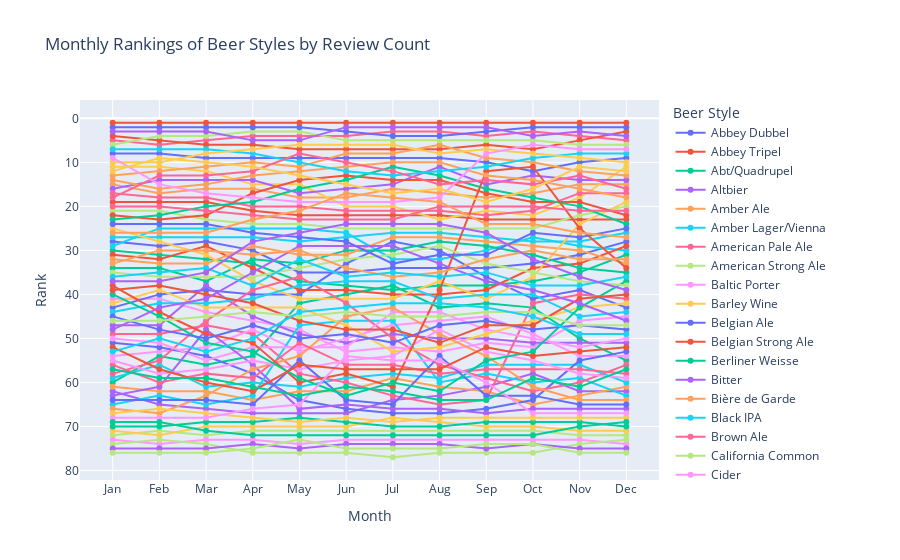

Notebook code cell kept with this figure:
### Code cell
# Create a Plotly figure
fig = go.Figure()

# Plot each beer style's rank over the months, with hover information
for style in beer_style_ranking.index:
    x = beer_style_ranking.columns  # Months
    y = beer_style_ranking.loc[style]  # Ranks for this style
    fig.add_trace(go.Scatter(
        x=x,  
        y=y,  
        mode='lines+markers',
        name=style,
        hovertemplate=f'{style}'
    ))

# Reverse y-axis so that rank 1 is at the top
fig.update_yaxes(autorange='reversed', title='Rank')

# Set up x-axis with month names
fig.update_xaxes(title='Month', tickvals=list(range(1, 13)),
                 ticktext=['Jan', 'Feb', 'Mar', 'Apr', 'May', 'Jun', 'Jul', 'Aug', 'Sep', 'Oct', 'Nov', 'Dec'])

# Add title and adjust layout
fig.update_layout(
    title='Monthly Rankings of Beer Styles by Review Count',
    legend_title='Beer Style',
    hovermode='closest' 
)

# Show the plot
fig.show()

### Figure 1 — Plotly figure (JSON) as saved in the notebook; plotly's stock layout.template omitted (floating-point values rounded to 4 significant figures)
{"data": [{"hovertemplate": "Abbey Dubbel", "mode": "lines+markers", "name": "Abbey Dubbel", "type": "scatter", "x": [1, 2, 3, 4, 5, 6, 7, 8, 9, 10, 11, 12], "y": [28, 29, 28, 30, 35, 35, 34, 34, 34, 33, 31, 28]}, {"hovertemplate": "Abbey Tripel", "mode": "lines+markers", "name": "Abbey Tripel", "type": "scatter", "x": [1, 2, 3, 4, 5, 6, 7, 8, 9, 10, 11, 12], "y": [19, 19, 19, 21, 22, 22, 22, 22, 23, 23, 23, 23]}, {"hovertemplate": "Abt/Quadrupel", "mode": "lines+markers", "name": "Abt/Quadrupel", "type": "scatter", "x": [1, 2, 3, 4, 5, 6, 7, 8, 9, 10, 11, 12], "y": [30, 31, 32, 33, 37, 38, 39, 38, 38, 37, 35, 31]}, {"hovertemplate": "Altbier", "mode": "lines+markers", "name": "Altbier", "type": "scatter", "x": [1, 2, 3, 4, 5, 6, 7, 8, 9, 10, 11, 12], "y": [62, 65, 66, 67, 67, 67, 64, 63, 61, 58, 62, 62]}, {"hovertemplate": "Amber Ale", "mode": "lines+markers", "name": "Amber Ale", "type": "scatter", "x": [1, 2, 3, 4, 5, 6, 7, 8, 9, 10, 11, 12], "y": [15, 17, 16, 16, 18, 18, 16, 17, 18, 17, 15, 15]}, {"hovertemplate": "Amber Lager/Vienna", "mode": "lines+markers", "name": "Amber Lager/Vienna", "type": "scatter", "x": [1, 2, 3, 4, 5, 6, 7, 8, 9, 10, 11, 12], "y": [27, 27, 27, 27, 28, 27, 26, 26, 27, 28, 28, 26]}, {"hovertemplate": "American Pale Ale", "mode": "lines+markers", "name": "American Pale Ale", "type": "scatter", "x": [1, 2, 3, 4, 5, 6, 7, 8, 9, 10, 11, 12], "y": [5, 6, 5, 4, 4, 4, 3, 3, 4, 3, 4, 5]}, {"hovertemplate": "American Strong Ale", "mode": "lines+markers", "name": "American Strong Ale", "type": "scatter", "x": [1, 2, 3, 4, 5, 6, 7, 8, 9, 10, 11, 12], "y": [21, 21, 23, 24, 24, 25, 25, 25, 25, 25, 22, 20]}, {"hovertemplate": "Baltic Porter", "mode": "lines+markers", "name": "Baltic Porter", "type": "scatter", "x": [1, 2, 3, 4, 5, 6, 7, 8, 9, 10, 11, 12], "y": [41, 41, 44, 46, 48, 53, 52, 53, 51, 52, 46, 45]}, {"hovertemplate": "Barley Wine", "mode": "lines+markers", "name": "Barley Wine", "type": "scatter", "x": [1, 2, 3, 4, 5, 6, 7, 8, 9, 10, 11, 12], "y": [11, 11, 12, 15, 15, 20, 20, 23, 21, 22, 18, 11]}, {"hovertemplate": "Belgian Ale", "mode": "lines+markers", "name": "Belgian Ale", "type": "scatter", "x": [1, 2, 3, 4, 5, 6, 7, 8, 9, 10, 11, 12], "y": [8, 8, 9, 9, 9, 9, 9, 9, 10, 12, 10, 9]}, {"hovertemplate": "Belgian Strong Ale", "mode": "lines+markers", "name": "Belgian Strong Ale", "type": "scatter", "x": [1, 2, 3, 4, 5, 6, 7, 8, 9, 10, 11, 12], "y": [4, 5, 6, 6, 7, 7, 7, 7, 6, 7, 5, 3]}, {"hovertemplate": "Berliner Weisse", "mode": "lines+markers", "name": "Berliner Weisse", "type": "scatter", "x": [1, 2, 3, 4, 5, 6, 7, 8, 9, 10, 11, 12], "y": [60, 54, 56, 54, 42, 40, 38, 43, 42, 43, 50, 55]}, {"hovertemplate": "Bitter", "mode": "lines+markers", "name": "Bitter", "type": "scatter", "x": [1, 2, 3, 4, 5, 6, 7, 8, 9, 10, 11, 12], "y": [16, 14, 14, 14, 17, 16, 15, 11, 15, 13, 14, 14]}, {"hovertemplate": "Bière de Garde", "mode": "lines+markers", "name": "Bière de Garde", "type": "scatter", "x": [1, 2, 3, 4, 5, 6, 7, 8, 9, 10, 11, 12], "y": [61, 62, 62, 64, 62, 62, 59, 61, 62, 65, 63, 61]}, {"hovertemplate": "Black IPA", "mode": "lines+markers", "name": "Black IPA", "type": "scatter", "x": [1, 2, 3, 4, 5, 6, 7, 8, 9, 10, 11, 12], "y": [29, 25, 25, 25, 25, 26, 32, 32, 30, 27, 29, 30]}, {"hovertemplate": "Brown Ale", "mode": "lines+markers", "name": "Brown Ale", "type": "scatter", "x": [1, 2, 3, 4, 5, 6, 7, 8, 9, 10, 11, 12], "y": [17, 18, 18, 20, 20, 21, 21, 21, 22, 21, 17, 17]}, {"hovertemplate": "California Common", "mode": "lines+markers", "name": "California Common", "type": "scatter", "x": [1, 2, 3, 4, 5, 6, 7, 8, 9, 10, 11, 12], "y": [72, 71, 72, 71, 71, 71, 71, 71, 71, 71, 72, 72]}, {"hovertemplate": "Cider", "mode": "lines+markers", "name": "Cider", "type": "scatter", "x": [1, 2, 3, 4, 5, 6, 7, 8, 9, 10, 11, 12], "y": [73, 74, 73, 73, 74, 73, 73, 73, 73, 73, 73, 74]}, {"hovertemplate": "Cream Ale", "mode": "lines+markers", "name": "Cream Ale", "type": "scatter", "x": [1, 2, 3, 4, 5, 6, 7, 8, 9, 10, 11, 12], "y": [71, 72, 70, 70, 70, 70, 68, 69, 70, 70, 71, 71]}, {"hovertemplate": "Czech Pilsner (Světlý)", "mode": "lines+markers", "name": "Czech Pilsner (Světlý)", "type": "scatter", "x": [1, 2, 3, 4, 5, 6, 7, 8, 9, 10, 11, 12], "y": [43, 40, 39, 40, 40, 33, 28, 30, 36, 41, 39, 43]}, {"hovertemplate": "Doppelbock", "mode": "lines+markers", "name": "Doppelbock", "type": "scatter", "x": [1, 2, 3, 4, 5, 6, 7, 8, 9, 10, 11, 12], "y": [31, 32, 29, 34, 39, 39, 40, 40, 39, 34, 33, 29]}, {"hovertemplate": "Dortmunder/Helles", "mode": "lines+markers", "name": "Dortmunder/Helles", "type": "scatter", "x": [1, 2, 3, 4, 5, 6, 7, 8, 9, 10, 11, 12], "y": [34, 34, 37, 32, 33, 30, 30, 28, 29, 31, 34, 35]}, {"hovertemplate": "Dry Stout", "mode": "lines+markers", "name": "Dry Stout", "type": "scatter", "x": [1, 2, 3, 4, 5, 6, 7, 8, 9, 10, 11, 12], "y": [47, 47, 38, 45, 49, 51, 49, 50, 50, 51, 51, 51]}, {"hovertemplate": "Dunkel/Tmavý", "mode": "lines+markers", "name": "Dunkel/Tmavý", "type": "scatter", "x": [1, 2, 3, 4, 5, 6, 7, 8, 9, 10, 11, 12], "y": [32, 33, 33, 29, 31, 31, 27, 27, 28, 29, 30, 33]}, {"hovertemplate": "Dunkelweizen", "mode": "lines+markers", "name": "Dunkelweizen", "type": "scatter", "x": [1, 2, 3, 4, 5, 6, 7, 8, 9, 10, 11, 12], "y": [59, 56, 61, 60, 61, 59, 58, 59, 56, 56, 56, 60]}, {"hovertemplate": "Dunkler Bock", "mode": "lines+markers", "name": "Dunkler Bock", "type": "scatter", "x": [1, 2, 3, 4, 5, 6, 7, 8, 9, 10, 11, 12], "y": [49, 49, 47, 49, 58, 60, 63, 65, 64, 42, 40, 41]}, {"hovertemplate": "Eisbock", "mode": "lines+markers", "name": "Eisbock", "type": "scatter", "x": [1, 2, 3, 4, 5, 6, 7, 8, 9, 10, 11, 12], "y": [74, 73, 74, 76, 76, 76, 77, 76, 76, 76, 74, 73]}, {"hovertemplate": "English Pale Ale", "mode": "lines+markers", "name": "English Pale Ale", "type": "scatter", "x": [1, 2, 3, 4, 5, 6, 7, 8, 9, 10, 11, 12], "y": [54, 53, 52, 48, 53, 50, 47, 46, 45, 49, 54, 54]}, {"hovertemplate": "English Strong Ale", "mode": "lines+markers", "name": "English Strong Ale", "type": "scatter", "x": [1, 2, 3, 4, 5, 6, 7, 8, 9, 10, 11, 12], "y": [25, 28, 31, 37, 41, 41, 41, 37, 41, 36, 24, 19]}, {"hovertemplate": "Foreign Stout", "mode": "lines+markers", "name": "Foreign Stout", "type": "scatter", "x": [1, 2, 3, 4, 5, 6, 7, 8, 9, 10, 11, 12], "y": [51, 52, 54, 58, 64, 66, 67, 67, 66, 64, 55, 53]}, {"hovertemplate": "Fruit Beer", "mode": "lines+markers", "name": "Fruit Beer", "type": "scatter", "x": [1, 2, 3, 4, 5, 6, 7, 8, 9, 10, 11, 12], "y": [22, 23, 22, 17, 14, 13, 14, 14, 17, 19, 19, 22]}, {"hovertemplate": "German Hefeweizen", "mode": "lines+markers", "name": "German Hefeweizen", "type": "scatter", "x": [1, 2, 3, 4, 5, 6, 7, 8, 9, 10, 11, 12], "y": [23, 22, 20, 19, 16, 14, 11, 13, 16, 18, 20, 24]}, {"hovertemplate": "German Kristallweizen", "mode": "lines+markers", "name": "German Kristallweizen", "type": "scatter", "x": [1, 2, 3, 4, 5, 6, 7, 8, 9, 10, 11, 12], "y": [75, 75, 75, 74, 75, 74, 74, 74, 75, 74, 75, 75]}, {"hovertemplate": "Golden Ale/Blond Ale", "mode": "lines+markers", "name": "Golden Ale/Blond Ale", "type": "scatter", "x": [1, 2, 3, 4, 5, 6, 7, 8, 9, 10, 11, 12], "y": [13, 12, 11, 10, 11, 8, 8, 6, 9, 10, 12, 13]}, {"hovertemplate": "Grodziskie/Gose/Lichtenhainer", "mode": "lines+markers", "name": "Grodziskie/Gose/Lichtenhainer", "type": "scatter", "x": [1, 2, 3, 4, 5, 6, 7, 8, 9, 10, 11, 12], "y": [65, 63, 65, 63, 47, 46, 46, 60, 58, 60, 59, 63]}, {"hovertemplate": "Heller Bock", "mode": "lines+markers", "name": "Heller Bock", "type": "scatter", "x": [1, 2, 3, 4, 5, 6, 7, 8, 9, 10, 11, 12], "y": [58, 55, 46, 39, 36, 42, 50, 56, 59, 62, 60, 56]}, {"hovertemplate": "Imperial IPA", "mode": "lines+markers", "name": "Imperial IPA", "type": "scatter", "x": [1, 2, 3, 4, 5, 6, 7, 8, 9, 10, 11, 12], "y": [6, 4, 4, 3, 3, 5, 5, 5, 5, 5, 6, 6]}, {"hovertemplate": "Imperial Pils/Strong Pale Lager", "mode": "lines+markers", "name": "Imperial Pils/Strong Pale Lager", "type": "scatter", "x": [1, 2, 3, 4, 5, 6, 7, 8, 9, 10, 11, 12], "y": [50, 51, 55, 52, 52, 52, 44, 44, 48, 50, 52, 50]}, {"hovertemplate": "Imperial Porter", "mode": "lines+markers", "name": "Imperial Porter", "type": "scatter", "x": [1, 2, 3, 4, 5, 6, 7, 8, 9, 10, 11, 12], "y": [42, 39, 43, 43, 43, 47, 53, 52, 49, 46, 43, 42]}, {"hovertemplate": "Imperial Stout", "mode": "lines+markers", "name": "Imperial Stout", "type": "scatter", "x": [1, 2, 3, 4, 5, 6, 7, 8, 9, 10, 11, 12], "y": [2, 2, 2, 2, 2, 3, 4, 4, 3, 2, 2, 2]}, {"hovertemplate": "India Pale Ale (IPA)", "mode": "lines+markers", "name": "India Pale Ale (IPA)", "type": "scatter", "x": [1, 2, 3, 4, 5, 6, 7, 8, 9, 10, 11, 12], "y": [1, 1, 1, 1, 1, 1, 1, 1, 1, 1, 1, 1]}, {"hovertemplate": "India Style Lager", "mode": "lines+markers", "name": "India Style Lager", "type": "scatter", "x": [1, 2, 3, 4, 5, 6, 7, 8, 9, 10, 11, 12], "y": [70, 70, 69, 69, 68, 69, 70, 70, 69, 69, 69, 70]}, {"hovertemplate": "Irish Ale", "mode": "lines+markers", "name": "Irish Ale", "type": "scatter", "x": [1, 2, 3, 4, 5, 6, 7, 8, 9, 10, 11, 12], "y": [63, 61, 48, 56, 66, 65, 66, 66, 67, 66, 66, 66]}, {"hovertemplate": "Kölsch", "mode": "lines+markers", "name": "Kölsch", "type": "scatter", "x": [1, 2, 3, 4, 5, 6, 7, 8, 9, 10, 11, 12], "y": [66, 67, 63, 57, 54, 45, 43, 49, 54, 61, 64, 64]}, {"hovertemplate": "Lambic Style - Fruit", "mode": "lines+markers", "name": "Lambic Style - Fruit", "type": "scatter", "x": [1, 2, 3, 4, 5, 6, 7, 8, 9, 10, 11, 12], "y": [44, 42, 42, 41, 38, 37, 37, 41, 40, 40, 45, 44]}, {"hovertemplate": "Lambic Style - Gueuze", "mode": "lines+markers", "name": "Lambic Style - Gueuze", "type": "scatter", "x": [1, 2, 3, 4, 5, 6, 7, 8, 9, 10, 11, 12], "y": [56, 60, 58, 59, 51, 56, 56, 58, 57, 57, 57, 58]}, {"hovertemplate": "Lambic Style - Unblended", "mode": "lines+markers", "name": "Lambic Style - Unblended", "type": "scatter", "x": [1, 2, 3, 4, 5, 6, 7, 8, 9, 10, 11, 12], "y": [76, 76, 76, 75, 73, 75, 75, 75, 74, 74, 76, 76]}, {"hovertemplate": "Low Alcohol", "mode": "lines+markers", "name": "Low Alcohol", "type": "scatter", "x": [1, 2, 3, 4, 5, 6, 7, 8, 9, 10, 11, 12], "y": [55, 58, 57, 55, 57, 55, 54, 48, 53, 55, 58, 59]}, {"hovertemplate": "Malt Liquor", "mode": "lines+markers", "name": "Malt Liquor", "type": "scatter", "x": [1, 2, 3, 4, 5, 6, 7, 8, 9, 10, 11, 12], "y": [67, 66, 67, 68, 69, 68, 69, 68, 68, 68, 68, 68]}, {"hovertemplate": "Mild Ale", "mode": "lines+markers", "name": "Mild Ale", "type": "scatter", "x": [1, 2, 3, 4, 5, 6, 7, 8, 9, 10, 11, 12], "y": [64, 64, 64, 65, 55, 64, 65, 54, 63, 63, 65, 65]}, {"hovertemplate": "Oktoberfest/Märzen", "mode": "lines+markers", "name": "Oktoberfest/Märzen", "type": "scatter", "x": [1, 2, 3, 4, 5, 6, 7, 8, 9, 10, 11, 12], "y": [38, 44, 49, 51, 60, 58, 61, 39, 12, 11, 25, 34]}, {"hovertemplate": "Old Ale", "mode": "lines+markers", "name": "Old Ale", "type": "scatter", "x": [1, 2, 3, 4, 5, 6, 7, 8, 9, 10, 11, 12], "y": [40, 45, 51, 53, 59, 63, 60, 62, 55, 53, 43, 37]}, {"hovertemplate": "Pale Lager", "mode": "lines+markers", "name": "Pale Lager", "type": "scatter", "x": [1, 2, 3, 4, 5, 6, 7, 8, 9, 10, 11, 12], "y": [3, 3, 3, 5, 5, 2, 2, 2, 2, 4, 3, 4]}, {"hovertemplate": "Pilsener", "mode": "lines+markers", "name": "Pilsener", "type": "scatter", "x": [1, 2, 3, 4, 5, 6, 7, 8, 9, 10, 11, 12], "y": [14, 16, 15, 13, 12, 11, 10, 10, 13, 14, 16, 18]}, {"hovertemplate": "Porter", "mode": "lines+markers", "name": "Porter", "type": "scatter", "x": [1, 2, 3, 4, 5, 6, 7, 8, 9, 10, 11, 12], "y": [7, 7, 7, 8, 10, 12, 13, 12, 11, 9, 8, 8]}, {"hovertemplate": "Premium Bitter/ESB", "mode": "lines+markers", "name": "Premium Bitter/ESB", "type": "scatter", "x": [1, 2, 3, 4, 5, 6, 7, 8, 9, 10, 11, 12], "y": [20, 20, 21, 22, 23, 23, 23, 20, 20, 20, 21, 21]}, {"hovertemplate": "Premium Lager", "mode": "lines+markers", "name": "Premium Lager", "type": "scatter", "x": [1, 2, 3, 4, 5, 6, 7, 8, 9, 10, 11, 12], "y": [35, 36, 36, 36, 34, 32, 31, 29, 33, 35, 37, 38]}, {"hovertemplate": "Radler/Shandy", "mode": "lines+markers", "name": "Radler/Shandy", "type": "scatter", "x": [1, 2, 3, 4, 5, 6, 7, 8, 9, 10, 11, 12], "y": [68, 68, 68, 66, 65, 54, 55, 55, 60, 67, 67, 67]}, {"hovertemplate": "Saison", "mode": "lines+markers", "name": "Saison", "type": "scatter", "x": [1, 2, 3, 4, 5, 6, 7, 8, 9, 10, 11, 12], "y": [10, 10, 8, 7, 6, 6, 6, 8, 7, 8, 9, 10]}, {"hovertemplate": "Schwarzbier", "mode": "lines+markers", "name": "Schwarzbier", "type": "scatter", "x": [1, 2, 3, 4, 5, 6, 7, 8, 9, 10, 11, 12], "y": [45, 48, 50, 47, 50, 49, 51, 47, 46, 48, 47, 48]}, {"hovertemplate": "Scotch Ale", "mode": "lines+markers", "name": "Scotch Ale", "type": "scatter", "x": [1, 2, 3, 4, 5, 6, 7, 8, 9, 10, 11, 12], "y": [39, 38, 40, 42, 46, 48, 48, 51, 47, 47, 41, 40]}, {"hovertemplate": "Scottish Ale", "mode": "lines+markers", "name": "Scottish Ale", "type": "scatter", "x": [1, 2, 3, 4, 5, 6, 7, 8, 9, 10, 11, 12], "y": [69, 69, 71, 72, 72, 72, 72, 72, 72, 72, 70, 69]}, {"hovertemplate": "Session IPA", "mode": "lines+markers", "name": "Session IPA", "type": "scatter", "x": [1, 2, 3, 4, 5, 6, 7, 8, 9, 10, 11, 12], "y": [48, 43, 41, 35, 29, 29, 29, 33, 37, 39, 42, 46]}, {"hovertemplate": "Smoked", "mode": "lines+markers", "name": "Smoked", "type": "scatter", "x": [1, 2, 3, 4, 5, 6, 7, 8, 9, 10, 11, 12], "y": [33, 30, 30, 31, 30, 34, 36, 35, 32, 30, 32, 32]}, {"hovertemplate": "Sour Red/Brown", "mode": "lines+markers", "name": "Sour Red/Brown", "type": "scatter", "x": [1, 2, 3, 4, 5, 6, 7, 8, 9, 10, 11, 12], "y": [36, 35, 34, 38, 32, 36, 35, 36, 35, 38, 38, 36]}, {"hovertemplate": "Sour/Wild Ale", "mode": "lines+markers", "name": "Sour/Wild Ale", "type": "scatter", "x": [1, 2, 3, 4, 5, 6, 7, 8, 9, 10, 11, 12], "y": [18, 13, 13, 12, 8, 10, 12, 15, 14, 15, 13, 16]}, {"hovertemplate": "Specialty Grain", "mode": "lines+markers", "name": "Specialty Grain", "type": "scatter", "x": [1, 2, 3, 4, 5, 6, 7, 8, 9, 10, 11, 12], "y": [46, 46, 45, 44, 45, 44, 45, 45, 44, 44, 47, 47]}, {"hovertemplate": "Spice/Herb/Vegetable", "mode": "lines+markers", "name": "Spice/Herb/Vegetable", "type": "scatter", "x": [1, 2, 3, 4, 5, 6, 7, 8, 9, 10, 11, 12], "y": [9, 15, 17, 18, 19, 19, 19, 18, 8, 6, 7, 7]}, {"hovertemplate": "Stout", "mode": "lines+markers", "name": "Stout", "type": "scatter", "x": [1, 2, 3, 4, 5, 6, 7, 8, 9, 10, 11, 12], "y": [12, 9, 10, 11, 13, 15, 17, 16, 19, 16, 11, 12]}, {"hovertemplate": "Sweet Stout", "mode": "lines+markers", "name": "Sweet Stout", "type": "scatter", "x": [1, 2, 3, 4, 5, 6, 7, 8, 9, 10, 11, 12], "y": [24, 24, 24, 26, 27, 28, 33, 31, 31, 26, 27, 25]}, {"hovertemplate": "Traditional Ale", "mode": "lines+markers", "name": "Traditional Ale", "type": "scatter", "x": [1, 2, 3, 4, 5, 6, 7, 8, 9, 10, 11, 12], "y": [52, 57, 60, 62, 56, 57, 57, 57, 52, 54, 53, 52]}, {"hovertemplate": "Weizen Bock", "mode": "lines+markers", "name": "Weizen Bock", "type": "scatter", "x": [1, 2, 3, 4, 5, 6, 7, 8, 9, 10, 11, 12], "y": [57, 59, 59, 61, 63, 61, 62, 64, 64, 59, 61, 57]}, {"hovertemplate": "Wheat Ale", "mode": "lines+markers", "name": "Wheat Ale", "type": "scatter", "x": [1, 2, 3, 4, 5, 6, 7, 8, 9, 10, 11, 12], "y": [37, 37, 35, 28, 26, 24, 24, 24, 26, 32, 36, 39]}, {"hovertemplate": "Witbier", "mode": "lines+markers", "name": "Witbier", "type": "scatter", "x": [1, 2, 3, 4, 5, 6, 7, 8, 9, 10, 11, 12], "y": [26, 26, 26, 23, 21, 17, 18, 19, 24, 24, 26, 27]}, {"hovertemplate": "Zwickel/Keller/Landbier", "mode": "lines+markers", "name": "Zwickel/Keller/Landbier", "type": "scatter", "x": [1, 2, 3, 4, 5, 6, 7, 8, 9, 10, 11, 12], "y": [53, 50, 53, 50, 44, 43, 42, 42, 43, 45, 49, 49]}], "layout": {"hovermode": "closest", "legend": {"title": {"text": "Beer Style"}}, "title": {"text": "Monthly Rankings of Beer Styles by Review Count"}, "xaxis": {"ticktext": ["Jan", "Feb", "Mar", "Apr", "May", "Jun", "Jul", "Aug", "Sep", "Oct", "Nov", "Dec"], "tickvals": [1, 2, 3, 4, 5, 6, 7, 8, 9, 10, 11, 12], "title": {"text": "Month"}}, "yaxis": {"autorange": "reversed", "title": {"text": "Rank"}}}}
